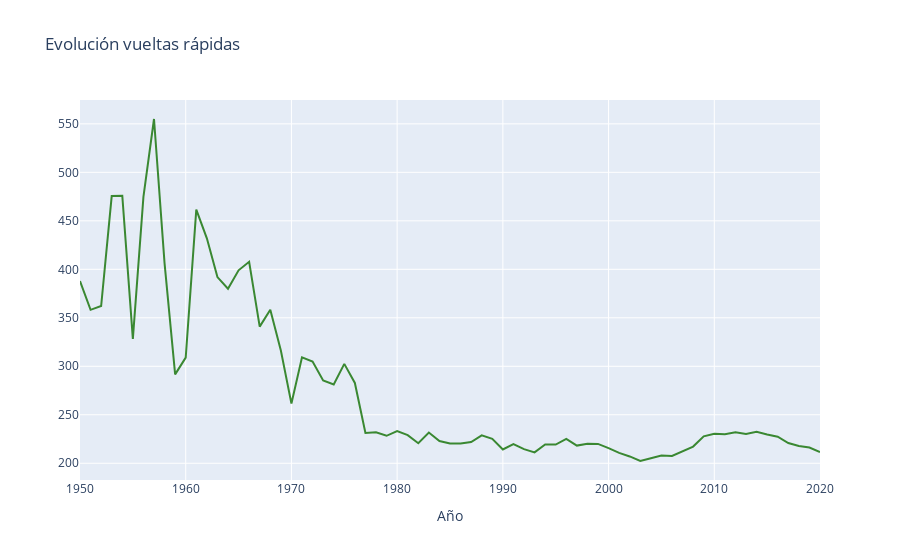

Here is the notebook cell this chart was saved with:
### Code cell
trace1 = go.Scatter(
                    x = graf_vueltas_rapidas.index,
                    y = graf_vueltas_rapidas.Escala,
                    mode = "lines",
                    marker = dict(color = 'rgba(16, 112, 2, 0.8)'))



data = [trace1]
layout = dict(title = 'Evolución vueltas rápidas',
              xaxis= dict(title= 'Año',ticklen= 20,zeroline= False)
             )

fig = dict(data = data, layout = layout)
iplot(fig)

### Figure 1 — Plotly figure (JSON) as saved in the notebook; plotly's stock layout.template omitted (floating-point values rounded to 4 significant figures)
{"data": [{"marker": {"color": "rgba(16, 112, 2, 0.8)"}, "mode": "lines", "type": "scatter", "x": [1950, 1951, 1952, 1953, 1954, 1955, 1956, 1957, 1958, 1959, 1960, 1961, 1962, 1963, 1964, 1965, 1966, 1967, 1968, 1969, 1970, 1971, 1972, 1973, 1974, 1975, 1976, 1977, 1978, 1979, 1980, 1981, 1982, 1983, 1984, 1985, 1986, 1987, 1988, 1989, 1990, 1991, 1992, 1993, 1994, 1995, 1996, 1997, 1998, 1999, 2000, 2001, 2002, 2003, 2004, 2005, 2006, 2007, 2008, 2009, 2010, 2011, 2012, 2013, 2014, 2015, 2016, 2017, 2018, 2019, 2020], "y": [387.9, 358.2, 362.1, 475.6, 475.8, 328.2, 474.7, 555, 406.1, 291.7, 309, 461.6, 431.9, 392, 380, 399, 407.8, 340.9, 358.3, 316.4, 261.5, 309.3, 305, 285.3, 281.3, 302.5, 282.8, 231.2, 231.9, 228.3, 233.2, 229, 220.6, 231.7, 223.0, 220.3, 220.3, 221.9, 228.8, 225.2, 214.2, 219.7, 214.5, 211.2, 219.4, 219.3, 225.2, 218.2, 220.2, 220, 215.6, 210.7, 207.1, 202.3, 205.1, 207.9, 207.5, 212.2, 217.2, 227.8, 230.4, 229.9, 231.9, 230.3, 232.4, 229.7, 227.4, 220.9, 217.7, 216.3, 211.6]}], "layout": {"title": {"text": "Evolución vueltas rápidas"}, "xaxis": {"ticklen": 20, "title": {"text": "Año"}, "zeroline": false}}}
